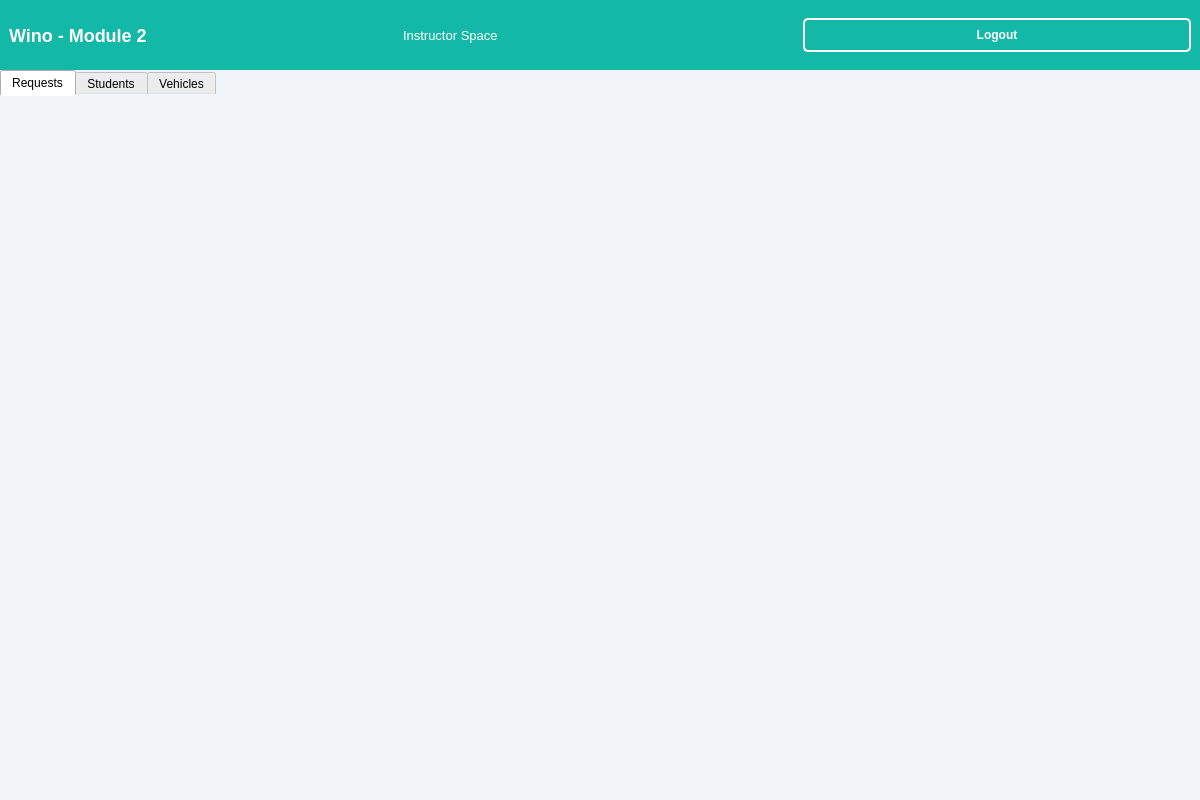
<?xml version="1.0" encoding="UTF-8"?>
<ui version="4.0">
 <class>InstructorDashboard</class>
 <widget class="QMainWindow" name="InstructorDashboard">
  <property name="geometry"><rect><x>0</x><y>0</y><width>1200</width><height>800</height></rect></property>
  <property name="windowTitle"><string>Instructor Dashboard</string></property>
  <property name="styleSheet"><string>QMainWindow { background-color: #F1F5F9; }
#headerWidget { background-color: #14B8A6; }
#headerTitle { color: white; font-size: 18px; font-weight: bold; }
#logoutButton { background-color: transparent; color: white; border: 2px solid white; border-radius: 5px; padding: 8px 20px; font-weight: bold; }
QTabWidget::pane { border: none; background-color: transparent; }</string></property>
  <widget class="QWidget" name="centralwidget">
   <layout class="QVBoxLayout" name="verticalLayout">
    <property name="spacing"><number>0</number></property>
    <property name="leftMargin"><number>0</number></property>
    <property name="topMargin"><number>0</number></property>
    <property name="rightMargin"><number>0</number></property>
    <property name="bottomMargin"><number>0</number></property>
    <item>
     <widget class="QWidget" name="headerWidget" native="true">
      <property name="minimumSize"><size><width>0</width><height>70</height></size></property>
      <property name="maximumSize"><size><width>16777215</width><height>70</height></size></property>
      <layout class="QHBoxLayout" name="horizontalLayout">
       <item><widget class="QLabel" name="headerTitle"><property name="text"><string>Wino - Module 2</string></property></widget></item>
       <item><widget class="QLabel" name="headerSubtitle"><property name="text"><string>Instructor Space</string></property><property name="styleSheet"><string>color: white; font-size: 13px;</string></property></widget></item>
       <item><spacer name="horizontalSpacer"><property name="orientation"><enum>Qt::Horizontal</enum></property></spacer></item>
       <item><widget class="QPushButton" name="logoutButton"><property name="text"><string>Logout</string></property></widget></item>
      </layout>
     </widget>
    </item>
    <item>
     <widget class="QWidget" name="contentWidget" native="true">
      <property name="styleSheet"><string>background-color: #F1F5F9;</string></property>
      <layout class="QVBoxLayout" name="verticalLayout_2">
       <property name="spacing"><number>0</number></property>
       <property name="leftMargin"><number>0</number></property>
       <property name="topMargin"><number>0</number></property>
       <property name="rightMargin"><number>0</number></property>
       <property name="bottomMargin"><number>0</number></property>
       <item>
        <widget class="QTabWidget" name="tabWidget">
         <property name="currentIndex"><number>0</number></property>
         <widget class="QWidget" name="requestsTab">
          <attribute name="title"><string>Requests</string></attribute>
          <layout class="QVBoxLayout" name="verticalLayout_6">
           <property name="spacing"><number>0</number></property>
           <property name="leftMargin"><number>0</number></property>
           <property name="topMargin"><number>0</number></property>
           <property name="rightMargin"><number>0</number></property>
           <property name="bottomMargin"><number>0</number></property>
           <item>
            <widget class="QScrollArea" name="scrollArea">
             <property name="widgetResizable"><bool>true</bool></property>
             <property name="styleSheet"><string>border: none; background-color: transparent;</string></property>
             <widget class="QWidget" name="requestsContainer">
              <property name="geometry"><rect><x>0</x><y>0</y><width>960</width><height>700</height></rect></property>
             </widget>
            </widget>
           </item>
          </layout>
         </widget>
         <widget class="QWidget" name="studentsTab">
          <attribute name="title"><string>Students</string></attribute>
          <layout class="QVBoxLayout" name="verticalLayout_7">
           <property name="spacing"><number>0</number></property>
           <property name="leftMargin"><number>0</number></property>
           <property name="topMargin"><number>0</number></property>
           <property name="rightMargin"><number>0</number></property>
           <property name="bottomMargin"><number>0</number></property>
           <item>
            <widget class="QScrollArea" name="scrollArea_2">
             <property name="widgetResizable"><bool>true</bool></property>
             <property name="styleSheet"><string>border: none; background-color: transparent;</string></property>
             <widget class="QWidget" name="studentsContainer">
              <property name="geometry"><rect><x>0</x><y>0</y><width>960</width><height>700</height></rect></property>
             </widget>
            </widget>
           </item>
          </layout>
         </widget>
         <widget class="QWidget" name="vehiclesTab">
          <attribute name="title"><string>Vehicles</string></attribute>
          <layout class="QVBoxLayout" name="verticalLayout_8">
           <property name="spacing"><number>0</number></property>
           <property name="leftMargin"><number>0</number></property>
           <property name="topMargin"><number>0</number></property>
           <property name="rightMargin"><number>0</number></property>
           <property name="bottomMargin"><number>0</number></property>
           <item>
            <widget class="QScrollArea" name="scrollArea_3">
             <property name="widgetResizable"><bool>true</bool></property>
             <property name="styleSheet"><string>border: none; background-color: transparent;</string></property>
             <widget class="QWidget" name="vehiclesContainer">
              <property name="geometry"><rect><x>0</x><y>0</y><width>960</width><height>700</height></rect></property>
             </widget>
            </widget>
           </item>
          </layout>
         </widget>
        </widget>
       </item>
      </layout>
     </widget>
    </item>
   </layout>
  </widget>
 </widget>
 <resources/>
 <connections/>
</ui>
